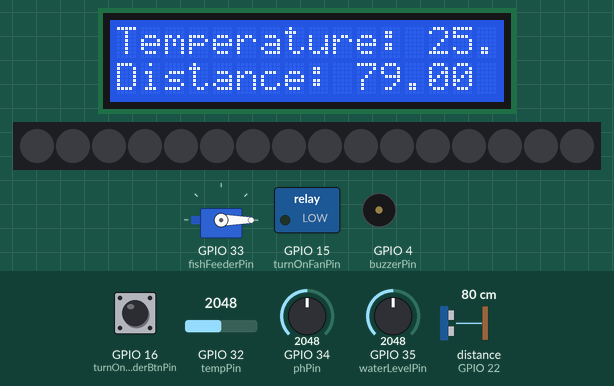
Recording of a sketch running on a simulated ESP32. Parts: servo, 16×2 character LCD, 16 RGB LEDs in strip order, left to right, switched loads named in the sketch (green lamp = pin HIGH), buzzer (waves = sounding). Wiring (from diagram.json): ultrasonic range finder: trigger GPIO 23; echo GPIO 22. The inputs (shaded band) are chosen by the test bench; at power-on: distance to the obstacle (sensor on GPIO 22) 80 cm, GPIO 32 (tempPin) = 2048, GPIO 34 (phPin) = 2048, GPIO 35 (waterLevelPin) = 2048, GPIO 16 (turnOnFishFeederBtnPin) HIGH. The echo pulse lasts 58.3 µs per cm; WiFi joins after 1.5 s; servers stay silent unless stated; random numbers use the default seed unless the sketch sets one; no MQTT or app messages arrive unless stated; pins used as bus, display or sensor lines are not drawn; what the sketch prints to the serial monitor is not drawn.

Above: at 2.8 s.
2.9 s: distance to the obstacle (sensor on GPIO 22) set to 196 cm
At 11.1 s:
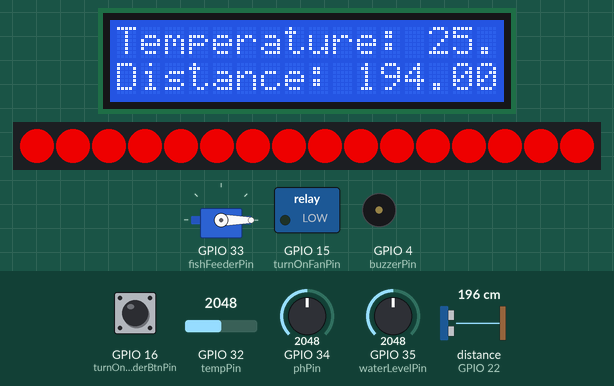
11.6 s: distance to the obstacle (sensor on GPIO 22) set to 206 cm
At 20.9 s:
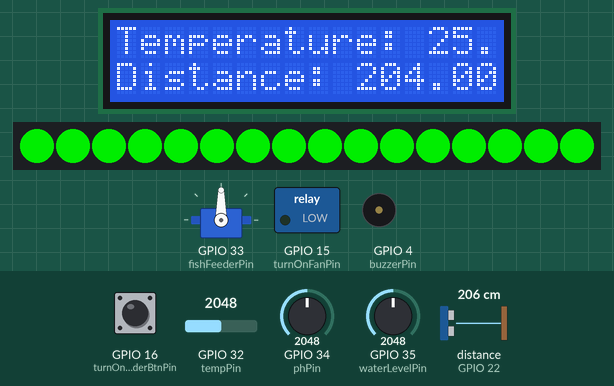
21.2 s: GPIO 32 (tempPin) set to 1891
At 25.5 s:
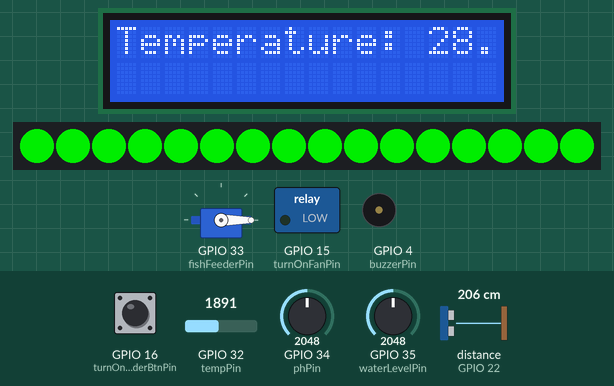
30.9 s: GPIO 32 (tempPin) set to 1797
At 38.0 s:
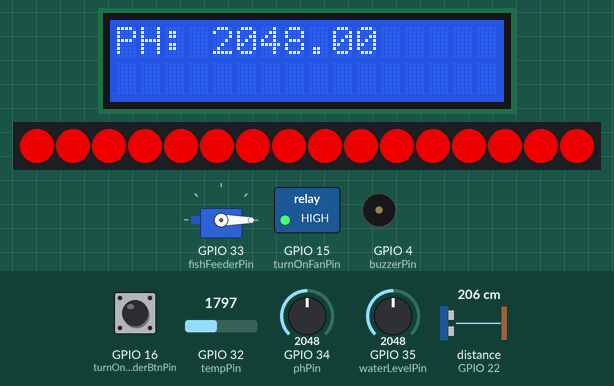
38.7 s: GPIO 34 (phPin) set to 2866
At 46.4 s:
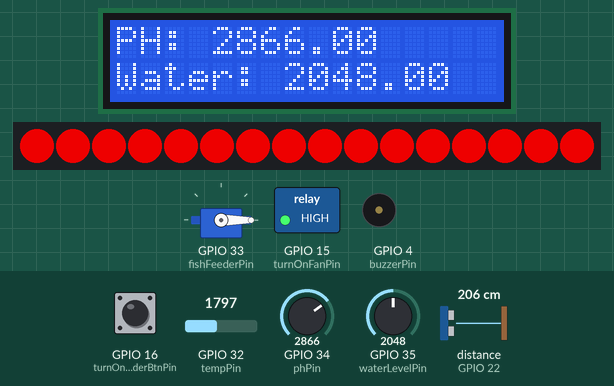
46.5 s: GPIO 35 (waterLevelPin) set to 2866
At 54.7 s:
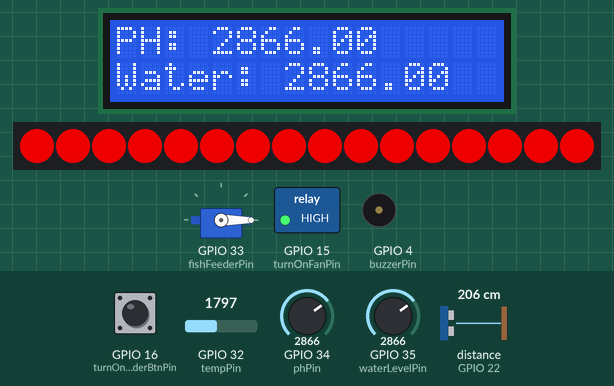
Timing chart, 0 to 56.2 s (numbered marks = the images above; inputs shaded):
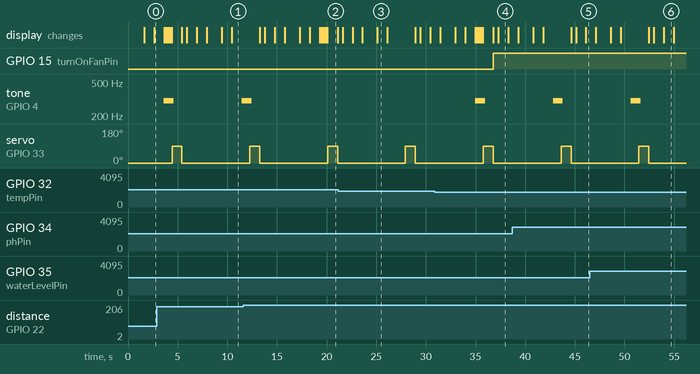

The sketch:

Sketch.ino
```cpp
#include <ESP32Servo.h>
#include <LiquidCrystal.h>
#include <Adafruit_NeoPixel.h>
#include <WiFi.h>
#include <PubSubClient.h>
#include <HTTPClient.h>

const char* ssid = "Wokwi-GUEST";
const char* password = "";

//***Set server***
const char* mqttServer = "broker.hivemq.com";
int port = 1883;

WiFiClient wifiClient;
PubSubClient mqttClient(wifiClient);

void wifiConnect() {
  WiFi.begin(ssid, password);
  while (WiFi.status() != WL_CONNECTED) {
    delay(500);
    Serial.print(".");
  }
  Serial.println(" Connected!");
}

void mqttConnect() {
  while(!mqttClient.connected()) {
    Serial.println("Attemping MQTT connection...");
    String clientId = "ESP32Client-";
    clientId += String(random(0xffff), HEX);
    if(mqttClient.connect(clientId.c_str())) {
      Serial.println("connected");
    }
    else {
      Serial.println("try again in 5 seconds");
      delay(5000);
    }
  }
}

// Function to publish data to MQTT topics
void publishData(float temperature, float pH, float distance, float waterLevel) {
  mqttClient.publish("ESP32Client-/temperature", String(temperature).c_str());
  mqttClient.publish("ESP32Client-/pH", String(pH).c_str());
  mqttClient.publish("ESP32Client-/distance", String(distance).c_str());
  mqttClient.publish("ESP32Client-/water_level", String(waterLevel).c_str());


  if ((temperature < 20 || temperature > 30) ) {
    mqttClient.publish("ESP32Client-/AlertTemperature", "Alert! : the temperature must be between 20 and 28 Celsius");
  }


  if ( (distance < 200)) {
       mqttClient.publish("ESP32Client-/AlertDistance", "Alert! the distance must be greater than 200 cm");
  }
}

//callback: appelée lorsqu'un message MQTT est reçu.
//Elle affiche le sujet du message et le contenu du message dans la console.
void callback(char* topic, byte* message, unsigned int length) {
  Serial.println(topic);
  String strMsg;
  for(int i=0; i<length; i++) {
    strMsg += (char)message[i];
  }
  Serial.println(strMsg);


}

int tempPin = 32;
int phPin = 34;
int waterLevelPin = 35;
int trigUltraPin = 23;
int echoUltraPin = 22;
int fishFeederPin = 33;
int turnOnFishFeederBtnPin = 16;
int buzzerPin = 4;
int turnOnFanPin = 15;


Servo fishFeeder; //servomoteur
LiquidCrystal lcd(13, 12, 14, 27, 26, 25); //lcd

//Led
int LED_COUNT = 16;
int LED_PIN = 19;
Adafruit_NeoPixel pixels = Adafruit_NeoPixel(LED_COUNT, LED_PIN, NEO_GRB+NEO_KHZ800);
// pixels:bande de LEDs NeoPixel pour afficher des effets lumineux rouge
//si la valeur du niveau d'eau ou de la temprature sont anormales

//utilise un capteur à ultrasons placé au fond de l'aquarium pour mesurer la distance
//à la surface de l'eau


long getDistance() {
  //distance par rapport à un obstacle (changement de milieu)
  digitalWrite(trigUltraPin, LOW);
  delayMicroseconds(2);
  digitalWrite(trigUltraPin, HIGH);
  delayMicroseconds(10);
  digitalWrite(trigUltraPin, LOW);

  long duration = pulseIn(echoUltraPin, HIGH);
  long disanceCm = duration * 0.034 / 2;
  //distance = vitesse son dans l'eau * durée allez retour / 2

  return disanceCm;
}

void setup() {
  pinMode(tempPin, INPUT);
  pinMode(phPin, INPUT);
  pinMode(turnOnFanPin, OUTPUT);
  pinMode(trigUltraPin, OUTPUT);
  pinMode(echoUltraPin, INPUT);
  pinMode(waterLevelPin, INPUT);
  pinMode(buzzerPin, OUTPUT);
  pinMode(turnOnFishFeederBtnPin, INPUT);

  Serial.begin(115200);
  Serial.begin(9600);

  fishFeeder.attach(fishFeederPin);
  fishFeeder.write(0);

  lcd.begin(16, 2);
  pixels.begin();           // INITIALIZE NeoPixel pixels object (REQUIRED)
  pixels.show();            // Turn OFF all pixels ASAP
  pixels.setBrightness(200);

  //Connect to Wifi
  Serial.print("Connecting to WiFi");
  wifiConnect();
  mqttClient.setServer(mqttServer, port);
  mqttClient.setCallback(callback);
  mqttClient.setKeepAlive( 90 );
  mqttConnect();

}

//effectue un balayage de couleur sur la bande de LEDs NeoPixel
void colorWipe(uint32_t color, int wait) {
  for(int i = 0; i < pixels.numPixels(); i++) {
    pixels.setPixelColor(i, color);
    pixels.show();
    delay(wait);
  }
}
void turnOnLed() {
}

void turnOffLed() {
  //pixels.clear();
  //pixels.show();
}

//ventilateur
void turnOnFan() {
  digitalWrite(turnOnFanPin, HIGH);
}

void turnOffFan() {
  digitalWrite(turnOnFanPin, LOW);
}

float readTemperature() {
  const float VCC = 3.3;             // NodeMCU on board 3.3v vcc
  const float R2 = 10000;            // 10k ohm series resistor
  const float adc_resolution = 4096; // 12-bit adc

  const float A = 0.001129148;   // thermistor equation parameters
  const float B = 0.000234125;
  const float C = 0.0000000876741;

  float Vout, Rth, temperature, adc_value;

  adc_value = adc_resolution-analogRead(tempPin)+0.5; // switch direction
  Vout = (adc_value * VCC) / adc_resolution;
  Rth = (VCC * R2 / Vout) - R2; // Formula for R2 as Pull-down: Vcc-Rth-R2-GND


  temperature = (1 / (A + (B * log(Rth)) + (C * pow((log(Rth)),3))));   // Temperature in kelvin

  temperature = temperature - 273.15;  // Temperature in degree celsius
  Serial.print(" Temperature = ");
  Serial.print(temperature);
  Serial.println(" degree celsius");
  return temperature;
}


void loop() {


  // Read temperature
  float celcius = readTemperature();
  lcd.print("Temperature: ");
  lcd.print(celcius);
  delay (1000);


  lcd.setCursor(0, 1);
  // Read distance
  float distanceCm = getDistance();
  lcd.print("Distance: ");
  lcd.print(distanceCm);
  delay (1000);
  // Check temperature conditions for the buzzer alert
  if ((celcius < 20 || celcius > 30) ) {
    // Turn on the buzzer for 1 second
    tone(buzzerPin, 300, 1000);
    Serial.println("Buzzer alert! : the temperature must be between 20 and 28 Celsius");
    colorWipe(pixels.Color(255, 0, 0), 50); // Red
  }
  else
   // Check  distance conditions for the buzzer alert
  if ( (distanceCm < 200)) {
    // Turn on the buzzer for 1 second
    tone(buzzerPin, 300, 1000);
    Serial.println("Buzzer alert! the distance must be greater than 200 cm");
    colorWipe(pixels.Color(255, 0, 0), 50); // Red
  }
  else {
    colorWipe(pixels.Color(0, 255, 0), 50); }// Green


  fishFeeder.write(90);
  delay(1000);
  fishFeeder.write(0);
  if (digitalRead(turnOnFishFeederBtnPin) == LOW) {
  fishFeeder.write(150);} // Operate the fish feeder

  if ((celcius > 30))
   { turnOnFan();}
  else if ((celcius = 20))
   {turnOffFan();}


  lcd.clear();
  delay (500);


  // Read pH value
  float pH = analogRead(phPin);
  lcd.setCursor(0, 0);
  lcd.print("PH: ");
  lcd.print(pH);
  delay(1000);


  float waterLevel = analogRead(waterLevelPin);
  lcd.setCursor(0, 1);
  lcd.print("Water: ");
  lcd.print(waterLevel);
  delay(1000);
  lcd.clear();
  delay(500);
  //Turn off Led
  turnOffLed();
  // Turn off Fan
  if (celcius > 28)
    turnOnFan();
  delay(1000);

  // Publish data to MQTT topics
  mqttClient.loop();
  if (mqttClient.connected()) {
    Serial.print("connected to mqtt");
    publishData(celcius, pH, distanceCm, waterLevel);
  }

}
```

Measured:
- the behaviour switches between 201 and 202 cm on distance to the obstacle (sensor on GPIO 22) (found by bisection; images 1 and 2)
- the behaviour switches between 1828 and 1827 on GPIO 32 (tempPin) (found by bisection; images 3 and 4)
- after the input at 30.9 s, GPIO 15 (turnOnFanPin): LOW → HIGH after 5.9 s; tone on GPIO 4 (buzzerPin): silent → 300 Hz after 4.1 s, → silent 1.0 s later
- what the display in image 2 shows lasts 1.0 s, from 20.1 s to 21.1 s
- what the display in image 3 shows lasts 1.0 s, from 25.1 s to 26.1 s
